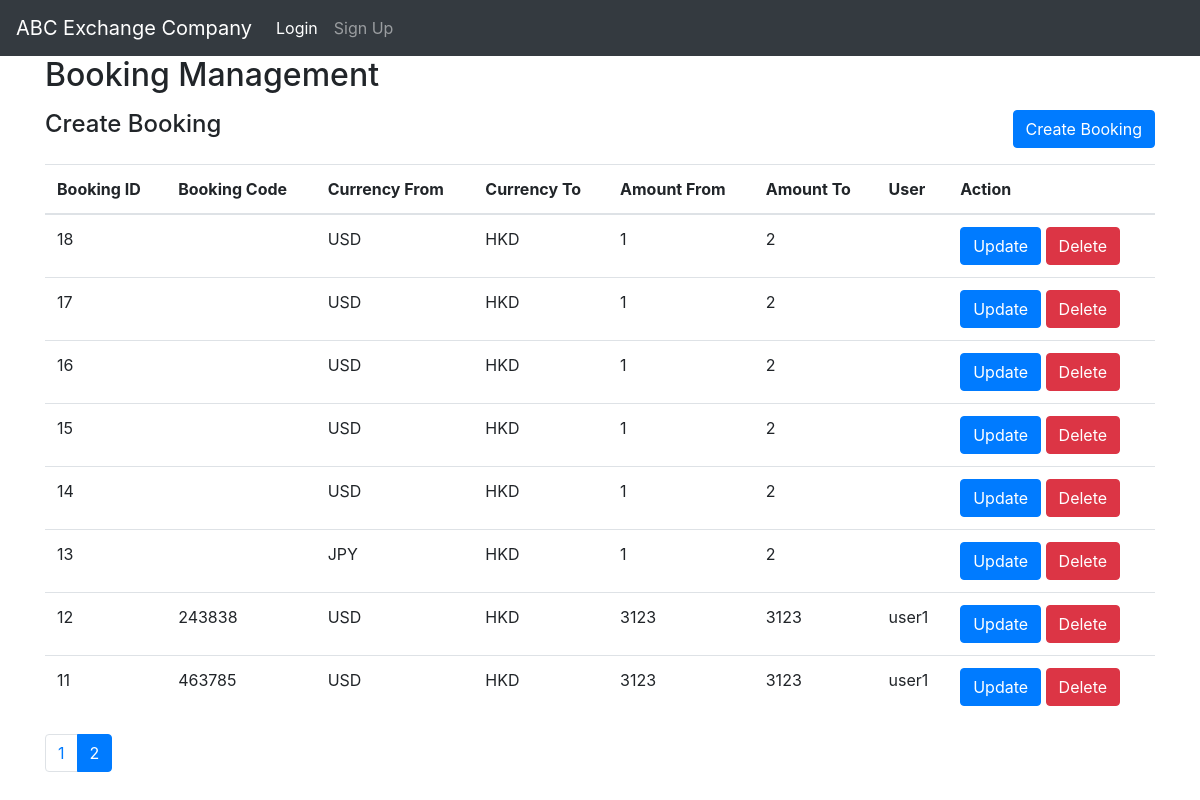
The app's page /booking_admin.php?page=2 with its own data.
### tables this page shows
CREATE TABLE "bookings" (
	"id"	INTEGER,
	"booking_code"	TEXT,
	"currency_from"	TEXT,
	"currency_to"	TEXT,
	"amount_from"	REAL,
	"amount_to"	REAL,
	"username"	TEXT,
	PRIMARY KEY("id" AUTOINCREMENT)
);

### booking_admin.php (the view, shortened to what this page needs)
<?php include("header.php"); ?>
<div class="container">
    <h2>Booking Management</h2>
    <?php
$bookingsPerPage = 10;
$page = isset($_GET['page']) ? (int)$_GET['page'] : 1;
$offset = ($page - 1) * $bookingsPerPage;
?>
<?php
    $db = new SQLite3('database.db');
    $query = "SELECT * FROM bookings order by id desc LIMIT $bookingsPerPage OFFSET $offset ";
    $result = $db->query($query);
    $bookings = [];
    while ($row = $result->fetchArray(SQLITE3_ASSOC)) {
      $bookings[] = $row;
    }
    ?>
<?php
$totalBookingsQuery = "SELECT COUNT(*) as count FROM bookings";
$totalBookingsResult = $db->query($totalBookingsQuery);
$totalBookings = $totalBookingsResult->fetchArray(SQLITE3_ASSOC)['count'];
$totalPages = ceil($totalBookings / $bookingsPerPage);
?>
<div class="row mt-3 mb-3">
  <div class="col-md-6">
    <h4>Create Booking</h4>
  </div>
  <div class="col-md-6 text-right">
    <button type="button" class="btn btn-primary" data-toggle="modal" data-target="#createBookingModal">
      Create Booking
    </button>
  </div>
</div>
    <table class="table">
      <thead>
        <tr>
          <th>Booking ID</th>
          <th>Booking Code</th>
          <th>Currency From</th>
          <th>Currency To</th>
          <th>Amount From</th>
          <th>Amount To</th>
          <th>User</th>
          <th>Action</th>
        </tr>
      </thead>
      <tbody>
        <?php foreach ($bookings as $booking) { ?>
          <tr>
            <td><?php echo $booking['id']; ?></td>
            <td><?php echo $booking['booking_code']; ?></td>
            <td><?php echo $booking['currency_from']; ?></td>
            <td><?php echo $booking['currency_to']; ?></td>
            <td><?php echo $booking['amount_from']; ?></td>
            <td><?php echo $booking['amount_to']; ?></td>
            <td><?php echo $booking['username']; ?></td>
            <td>
<form method="POST"> <button type="button" class="btn btn-primary update-button" data-toggle="modal" data-target="#updateBookingModal" data-booking='<?php echo json_encode($booking); ?>'>Update</button>
  <button type="submit" name="delete" class="btn btn-danger">Delete</button>
</form>    </td>
          </tr>
        <?php } ?>
      </tbody>
    </table>
    <nav aria-label="Page navigation">
  <ul class="pagination">
    <?php for ($i = 1; $i <= $totalPages; $i++) { ?>
      <li class="page-item <?php echo $i === $page ? 'active' : ''; ?>"><a class="page-link" href="?page=<?php echo $i; ?>"><?php echo $i; ?></a></li>
    <?php } ?>
  </ul>
</nav>
  </div>
  <?php include("footer.php"); ?>

### records on screen
bookings: id "18", currency_from "USD", currency_to "HKD", amount_from "1", amount_to "2"
bookings: id "17", currency_from "USD", currency_to "HKD", amount_from "1", amount_to "2"
bookings: id "16", currency_from "USD", currency_to "HKD", amount_from "1", amount_to "2"
bookings: id "15", currency_from "USD", currency_to "HKD", amount_from "1", amount_to "2"
bookings: id "14", currency_from "USD", currency_to "HKD", amount_from "1", amount_to "2"
bookings: id "13", currency_from "JPY", currency_to "HKD", amount_from "1", amount_to "2"
bookings: id "12", booking_code "243838", currency_from "USD", currency_to "HKD", amount_from "3123", amount_to "3123", username "user1"
bookings: id "11", booking_code "463785", currency_from "USD", currency_to "HKD", amount_from "3123", amount_to "3123", username "user1"
